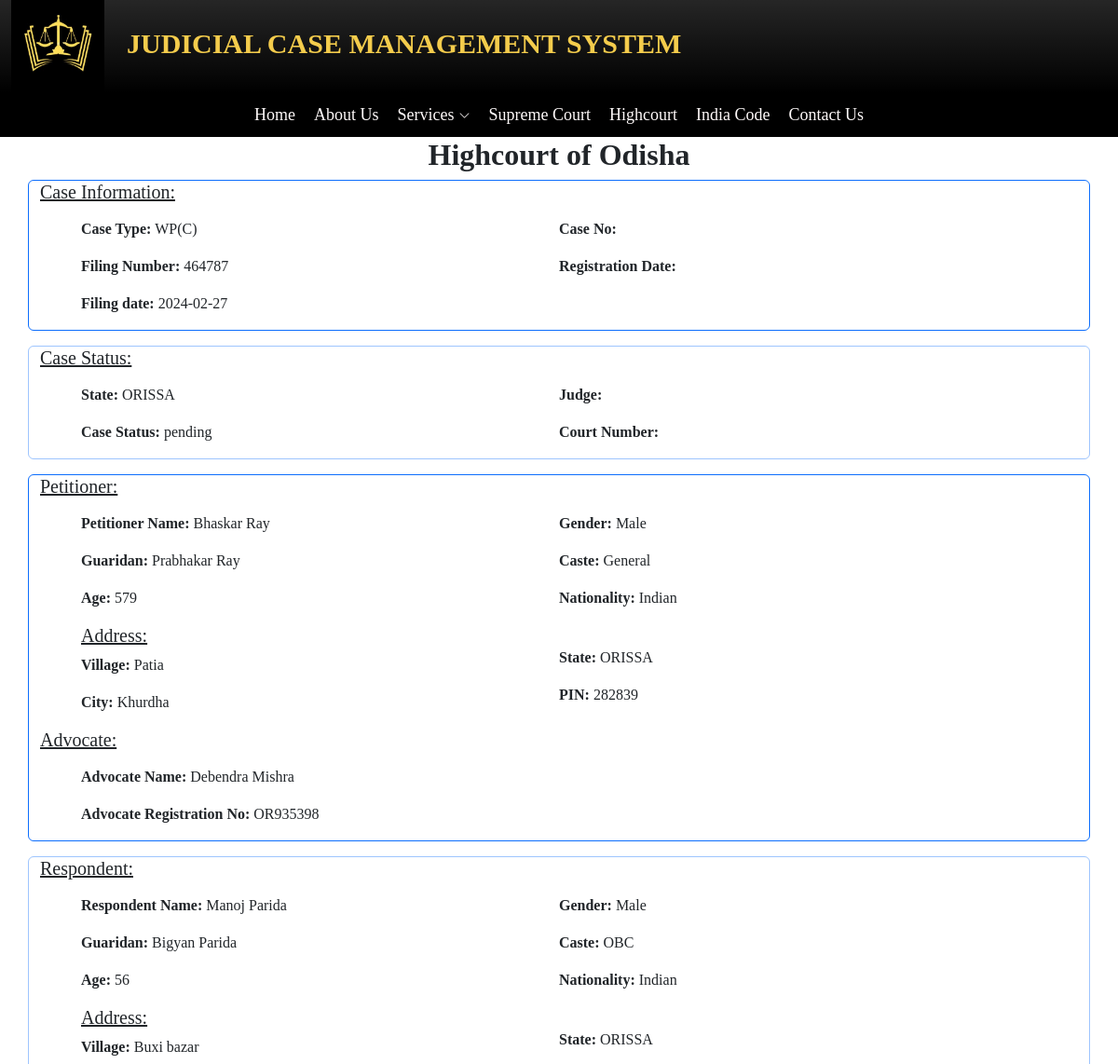
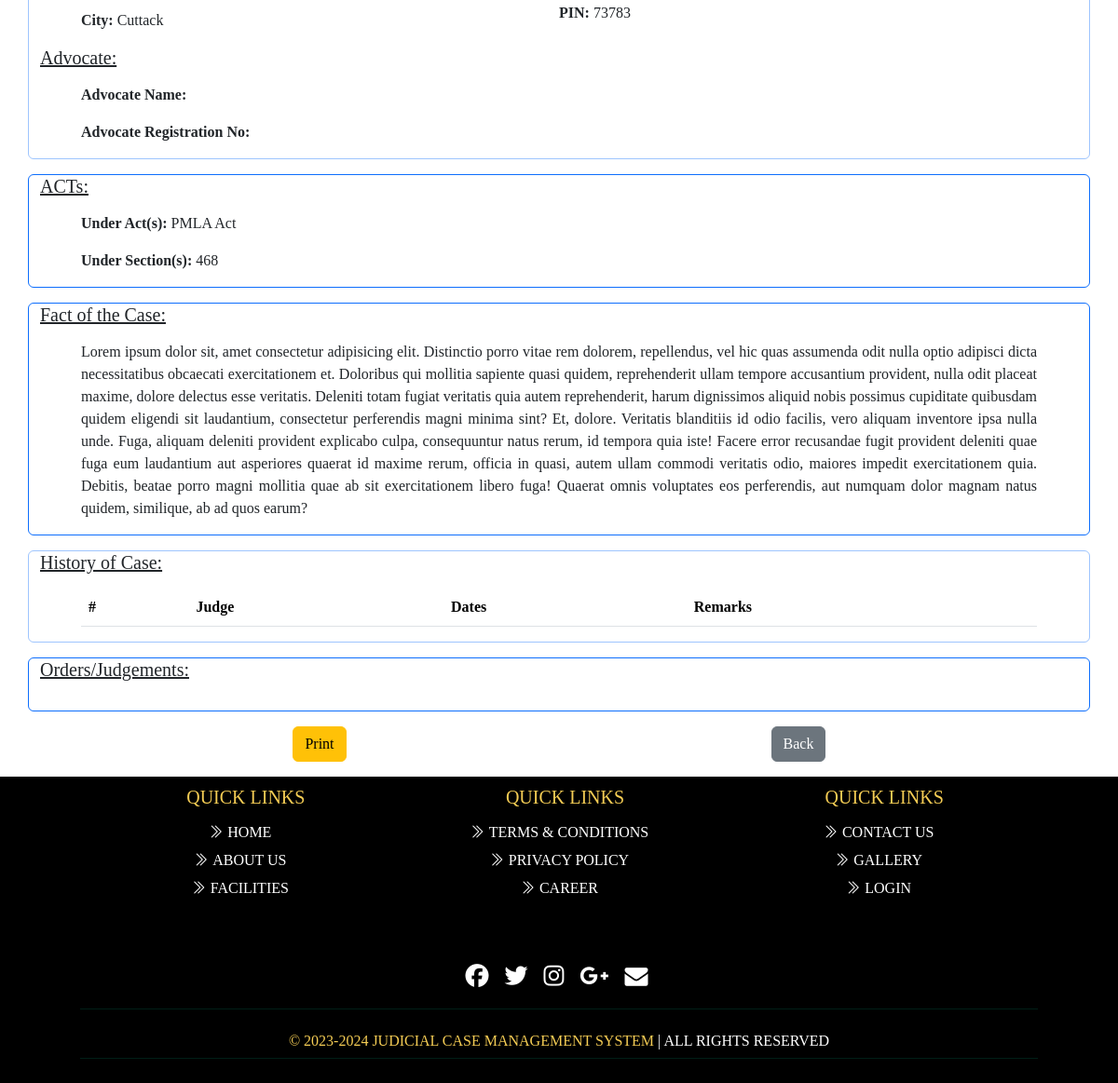
/Client/caseinfo.php?fno=464787, run on an earlier commit of the app's database (2 pictures, top to bottom).
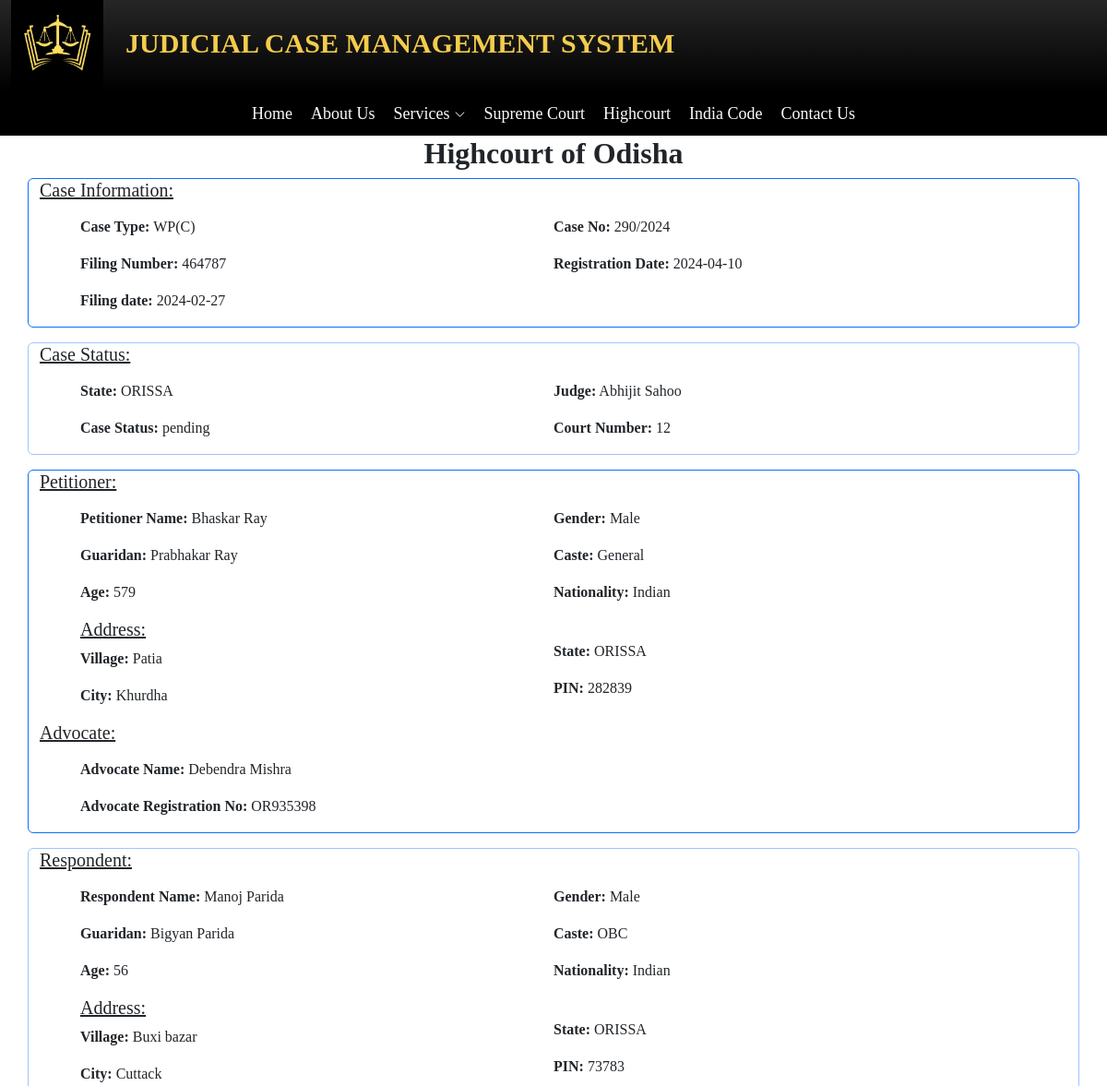
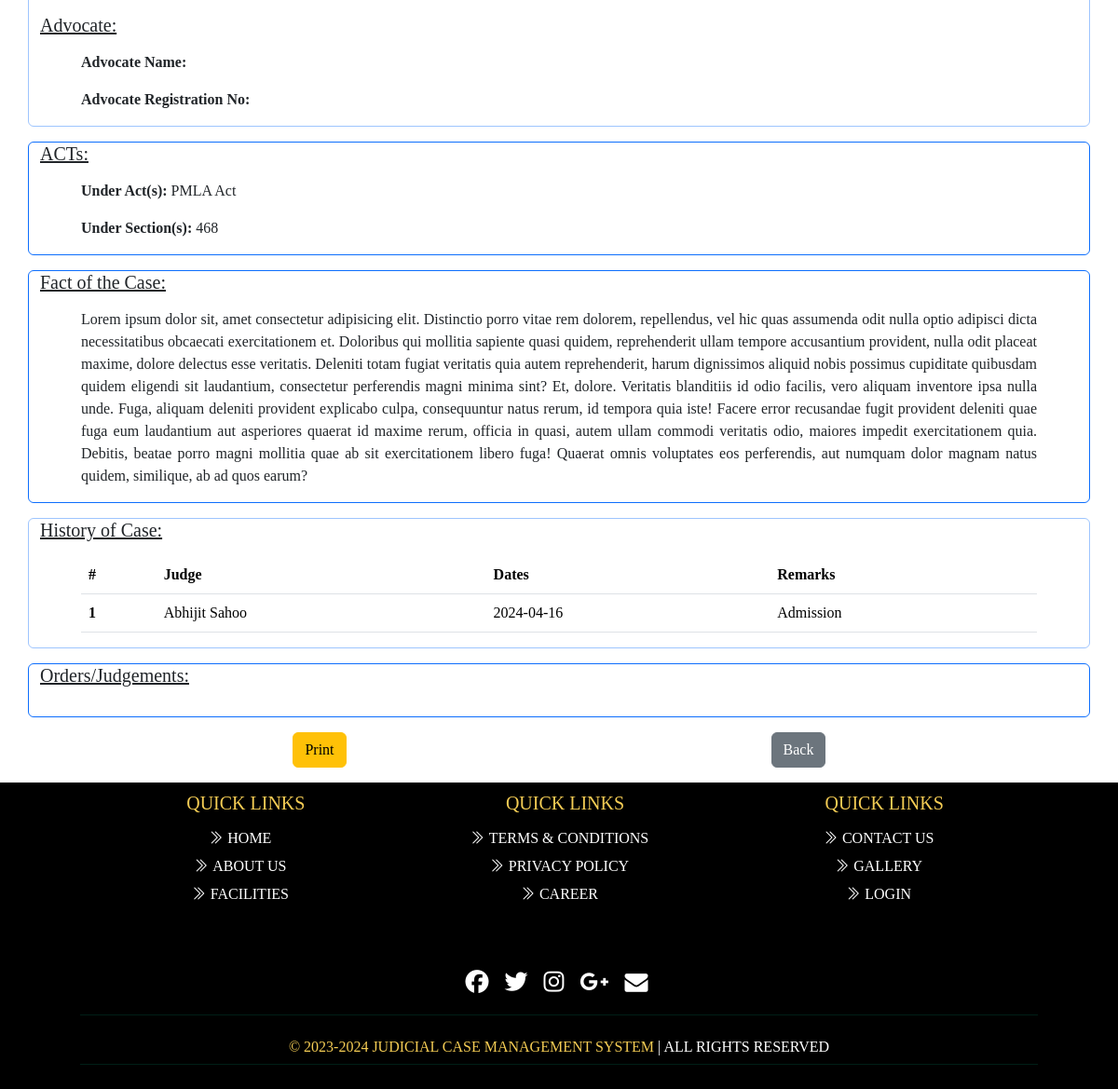
And on a later commit of the database (2 pictures, top to bottom).
### tables this page shows
CREATE TABLE `case_info` (
  `slno` int(100) NOT NULL,
  `f_filingno` varchar(11) NOT NULL,
  `f-date` date NOT NULL,
  `case_type` varchar(11) NOT NULL,
  `case_no` varchar(11) NOT NULL,
  `year` int(11) NOT NULL,
  `regd_date` date NOT NULL,
  `j_regd` varchar(11) NOT NULL,
  `a_regd` varchar(11) NOT NULL,
  `courtno` int(11) NOT NULL
);

CREATE TABLE `judge_info` (
  `j_slno` int(20) NOT NULL,
  `j_regd` varchar(50) NOT NULL,
  `j_name` varchar(50) NOT NULL,
  `j_email` varchar(50) NOT NULL,
  `j_phn` bigint(11) NOT NULL,
  `j_pass` varchar(50) NOT NULL,
  `j_path` varchar(100) NOT NULL,
  `status` tinyint(1) NOT NULL
);

CREATE TABLE `case_history` (
  `slno` int(100) NOT NULL,
  `case_no` varchar(20) NOT NULL,
  `year` int(4) NOT NULL,
  `next_date` date NOT NULL,
  `remark` text NOT NULL
);

### Client/caseinfo.php (the view, shortened to what the changed rows need)
<?php
$f = $_GET['fno'];
include '../dbcon.php';
try {
    $sql = "SELECT * FROM `casefiling` WHERE `filingno`='$f'";
    $run = mysqli_query($con, $sql);
    if (mysqli_num_rows($run) > 0) {
        while ($row = mysqli_fetch_assoc($run)) {
            $filingno = $row['filingno'];
        }
    } else {
        echo "Records not available";
        exit();
    }
} catch (\Throwable $th) {
    echo "Error to Found data";
}
?>
<!DOCTYPE html>
<html lang="en">
<head>
</head>
<body>
    <?php include 'head.php'; ?>
    <section>
        <div class="container text-center">
            <h2><strong>Highcourt of Odisha</strong></h2>
        </div>
        <div class="container border border-primary rounded mb-3">
            <div class="mt-3">
                <div class="row">
                    <div class="col">
                        <?php
                        $query = "SELECT * FROM `case_info` WHERE `f_filingno`='$filingno' ";
                        $res = mysqli_query($con, $query);
                        if (mysqli_num_rows($res) > 0) {
                            while ($r = mysqli_fetch_assoc($res)) {
                                $nocase = $r["case_no"];
                                $yearcase = $r["year"];
                                $case = $r["case_no"] . '/' . $r["year"];
                                $rdate = $r["regd_date"];
                                $jid = $r["j_regd"];
                                $courtno = $r['courtno'];
                            }
                        }
                        $query2 = "SELECT * FROM `judge_info` WHERE `j_regd`='$jid' ";
                        $run2 = mysqli_query($con, $query2);
                        $rw = mysqli_fetch_array($run2);
                        $jname = $rw['j_name'];
                        ?>
                        <p><strong>Case No:</strong> <span><?php echo $case; ?></span></p>
                        <p><strong>Registration Date:</strong> <span><?php echo $rdate; ?></span></p>
                    </div>
                </div>
            </div>
        </div>
        <div class="container border border-primary-subtle rounded mb-3">
            <div class="mt-3">
                <div class="row">
                    <div class="col">
                        <p><strong>Judge:</strong> <span><?php echo $jname; ?></span></p>
                        <p><strong>Court Number:</strong> <span><?php echo $courtno; ?></span></p>
                    </div>
                </div>
            </div>
        </div>
        <div class="container border border-primary-subtle rounded mb-3">
            <div class="mt-3">
                <div class="row">
                    <table class="table">
                        <thead>
                            <tr>
                                <th scope="col">#</th>
                                <th scope="col">Judge</th>
                                <th scope="col">Dates</th>
                                <th scope="col">Remarks</th>
                            </tr>
                        </thead>
                        <tbody>
                            <?php
                            $quet = "SELECT * FROM `case_history` WHERE case_no='$nocase' AND year='$yearcase' ";
                            $runquet = mysqli_query($con, $quet);
                            $slno = 1;
                            while ($row = mysqli_fetch_array($runquet)) {
                                echo '
                                <tr>
                                <th scope="row">' . $slno . '</th>
                                <td>' . $jname . '</td>
                                <td>' . $row['next_date'] . '</td>
                                <td>' . $row['remark'] . '</td>
                            </tr>
                                ';
                                $slno = $slno + 1;
                            }
                            ?>
                        </tbody>
                    </table>
                </div>
            </div>
        </div>
    </section>
</body>
</html>

What changed in the data, as far as the page shows it:
added case_info: case "290/2024", regd_date "2024-04-10", courtno "12"
now on this page (row edited): judge_info: j_name "Abhijit Sahoo"
added case_history: next_date "2024-04-16", remark "Admission"
